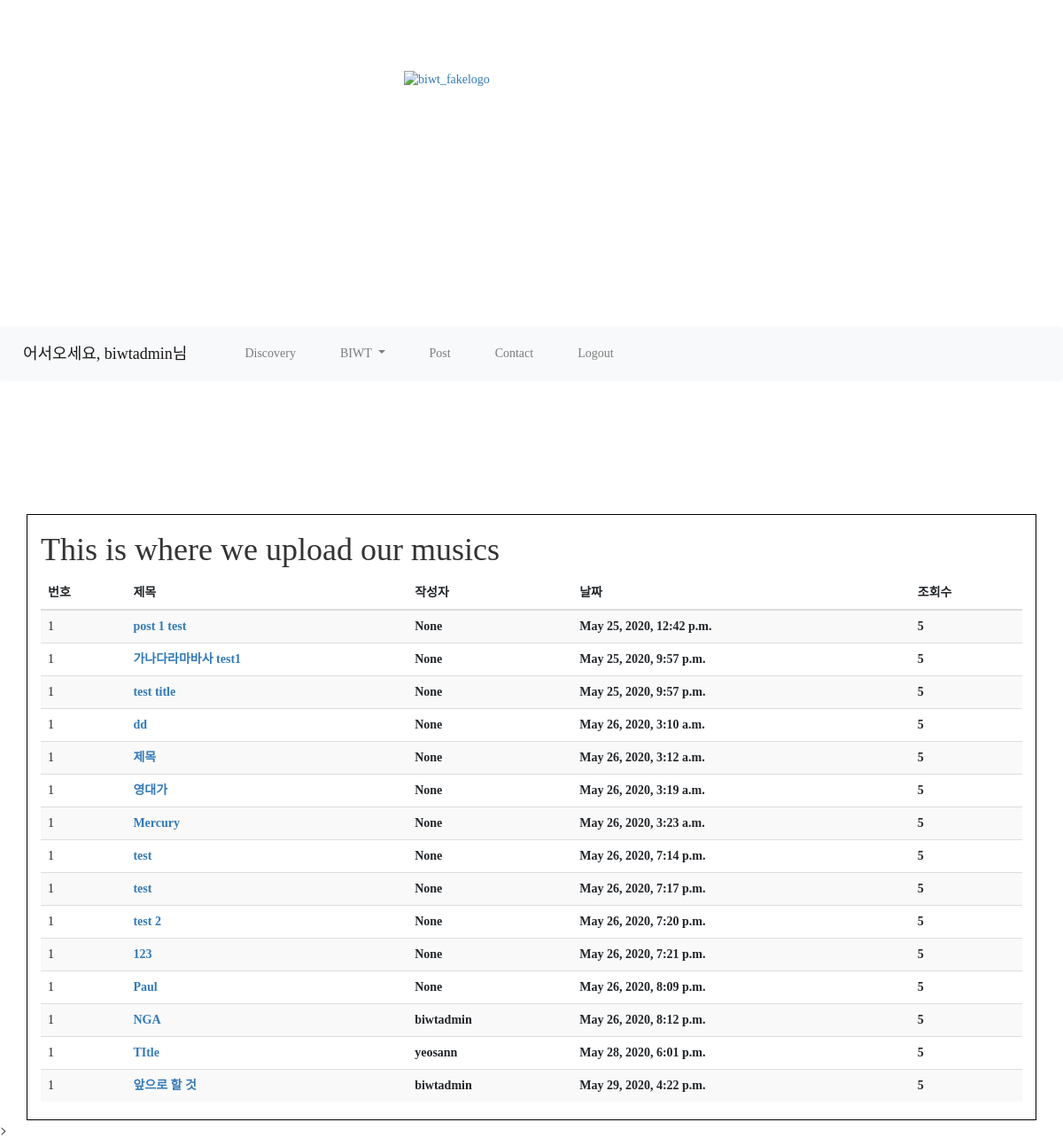
Screenshot of /biwt/music/ (signed in) with the database file from the repository.
### biwtapp/models.py (models this page shows, shortened)
class Post(models.Model):
    title = models.CharField(max_length=200)
    author = models.CharField(max_length=20, null=True)
    pub_date = models.DateTimeField('date_published')
    body = models.TextField()

### ourapp/views.py (the view)
# urls.py: path('music/', views.music, name='music'),
def music(request):
    posts = Post.objects
    user = User.objects
    return render(request, 'music.html', {'posts': posts})

### ourapp/templates/music.html
{% extends 'base.html' %}
{% block content %}
<h1>This is where we upload our musics</h1>
<table class="table table-striped">
    <thead>
        <tr>
            <th>번호</th>
            <th>제목</th>
            <th>작성자</th>
            <th>날짜</th>
            <th>조회수</th>
        </tr>
    </thead>
    <tbody>
        {% for post in posts.all %}
        <tr>
            <td>1</td>
            <th><a href="{% url 'detail' post.id %}">{{post.title}}</a></th>
            <th>{{post.author}}</th>
            <th>{{post.pub_date}}</th>
            <th>5</th>
        </tr>
        {% endfor %}
    </tbody>
</table>
{% endblock %}

### biwtapp/templates/base.html (shortened to what this page needs)
<!DOCTYPE html>
<html lang="en">
<head>
  <link rel="stylesheet" href="https://stackpath.bootstrapcdn.com/bootstrap/4.5.0/css/bootstrap.min.css"
>
</head>
<body>
  <div>
    <a href="{% url 'home' %}"><img id="logo" src="https://live.staticflickr.com/65535/49933800962_f6bf3cc4d5_n.jpg"
        width="288" height="288" alt="biwt_fakelogo"></a>
  </div>
  {% if user.is_authenticated %}
  <div class="navbar-contents">
    <nav class="navbar navbar-expand-lg navbar-light bg-light">
      <a class="navbar-brand" href="#">
        어서오세요, {{user.username}}님
      </a>
      <div class="collapse navbar-collapse text-align:center;" id="navbarSupportedContent">
        <ul class="navbar-nav mr-auto">
          <li class="nav-item">
            <a class="nav-link" href="{% url 'discovery' %}">Discovery</a>
          </li>
          <li class="nav-item dropdown">
            <a class="nav-link dropdown-toggle" href="{% url 'profile' %}" id="navbarDropdown" role="button"
              data-toggle="dropdown" aria-haspopup="true" aria-expanded="false">
              BIWT
            </a>
          </li>
          <li class="nav-item">
            <a class="nav-link" href="{% url 'createpost' %}">Post</a>
          </li>
          <li class="nav-item">
            <a class="nav-link" href="#">Contact</a>
          </li>
          <li class="nav-item">
            <a class="nav-link" href="{% url 'logout' %}">Logout</a>
          </li>
        </ul>
      </div>
    </nav>
  </div>
  {% endif %}
  <div class="container">
    {% block content %}
    {% endblock %}
  </div>
</body>
<link href="https://stackpath.bootstrapcdn.com/bootstrap/3.4.1/css/bootstrap.min.css" rel="stylesheet">
<link href="https://cdn.jsdelivr.net/npm/summernote@0.8.18/dist/summernote.min.css" rel="stylesheet">
>
</html>

### biwtapp/templates/base.html (style rules this page uses)
* { font-family: 'Jeju Gothic' }
#logo { display: block; margin-left: auto; margin-right: auto; margin-top: 80px; }
.navbar-nav .nav-item .nav-link { margin-left: 20px; margin-right: 20px; text-align: center; }
.container { margin-top: 150px; height: 100%; position: relative; border: 1px solid black; }

### rows the page displays
Post: title "post 1 test", author "None", pub_date "May 25, 2020, 12:42 p.m."
Post: title "가나다라마바사 test1", author "None", pub_date "May 25, 2020, 9:57 p.m."
Post: title "test title", author "None", pub_date "May 25, 2020, 9:57 p.m."
Post: title "dd", author "None", pub_date "May 26, 2020, 3:10 a.m."
Post: title "제목", author "None", pub_date "May 26, 2020, 3:12 a.m."
Post: title "영대가", author "None", pub_date "May 26, 2020, 3:19 a.m."
Post: title "Mercury", author "None", pub_date "May 26, 2020, 3:23 a.m."
Post: title "test", author "None", pub_date "May 26, 2020, 7:14 p.m."
Post: title "test", author "None", pub_date "May 26, 2020, 7:17 p.m."
Post: title "test 2", author "None", pub_date "May 26, 2020, 7:20 p.m."
Post: title "123", author "None", pub_date "May 26, 2020, 7:21 p.m."
Post: title "Paul", author "None", pub_date "May 26, 2020, 8:09 p.m."
Post: title "NGA", author "biwtadmin", pub_date "May 26, 2020, 8:12 p.m."
Post: title "TItle", author "yeosann", pub_date "May 28, 2020, 6:01 p.m."
Post: title "앞으로 할 것", author "biwtadmin", pub_date "May 29, 2020, 4:22 p.m."

### other values shown
{{ user.username }} "biwtadmin"
